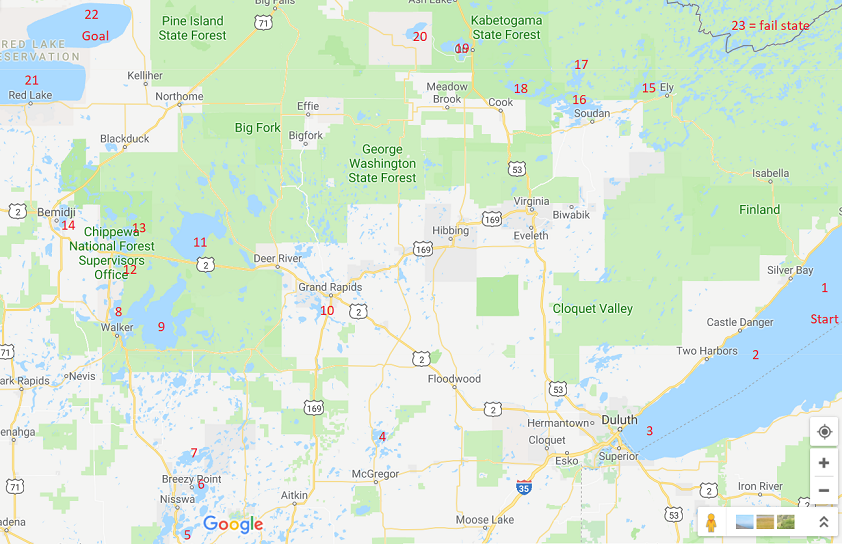
%> input picture FlyingFish2Map2.bmp, 842 x 544 px
$ octave FlyingFishChargeSimulator.m   (GNU Octave 9; MATLAB toolbox functions it lacks are replaced by stand-ins)
%> lines starting %> are read from the running program, lines starting %| are printed output that depends on the picture
### FlyingFishMatrix.m
%build the state pixel matrix for the flying fish case
function [number_of_Landing_Spots, state_Pixel, Image] = FlyingFishMatrix()
    number_of_Landing_Spots = 23;
    Image = imread('FlyingFish2Map2.bmp');
%> Image is the input picture: size 544x842x3 uint8; mean R, G, B 215.8, 234, 216.2
    state_Pixel(:,:) = ones(number_of_Landing_Spots, 2); %build matrix of pixel locations. column 1 is x and 2 is y
    state_Pixel(1,:) = [817, 292];
    state_Pixel(2,:) = [741, 354];
    state_Pixel(3,:) = [647, 445];
    state_Pixel(4,:) = [379, 436];
    state_Pixel(5,:) = [172, 529];
    state_Pixel(6,:) = [202, 488];
    state_Pixel(7,:) = [205, 452];
    state_Pixel(8,:) = [136, 313];
    state_Pixel(9,:) = [173, 323];
    state_Pixel(10,:) = [316, 300];
    state_Pixel(11,:) = [207, 223];
    state_Pixel(12,:) = [122, 259];
    state_Pixel(13,:) = [130, 227];
    state_Pixel(14,:) = [59, 218];
    state_Pixel(15,:) = [642, 86];
    state_Pixel(16,:) = [590, 114];
    state_Pixel(17,:) = [575, 69];
    state_Pixel(18,:) = [529, 87];
    state_Pixel(19,:) = [451, 43];
    state_Pixel(20,:) = [417, 30];
    state_Pixel(21,:) = [55, 81];
    state_Pixel(22,:) = [107, 15];
end

### FlyingFishChargeSimulator.m
clear all;

km = 120; %Set 1km as a specific number of pixels
avg_Flight_Distance_Full = 5; %mean flight distance and standard deviation in km
STD = 1;
OTW_distance = 0.3;
Rs = -0.04;
charge_Per_Hour = 10;
chSTD = 6;
%When creating the state matrix the goal state much be the second last
%state and the fail state must be the last state
[number_of_Landing_Spots, state_Pixel, Image] = FlyingFishMatrix();
%> number_of_Landing_Spots = 23; state_Pixel = 23 rows, first 12: [817 292; 741 354; 647 445; 379 436; 172 529; 202 488; 205 452; 136 313; 173 323; 316 300; 207 223; 122 259]
number_of_States = number_of_Landing_Spots *21; %This includes the possible charge state. Assumes will always charge to atleast 50% and rounds to the nearest incrememnt of 5%
%> number_of_States = 483

%create a matrix (V) of vectors conncecting each state and a matrix of
%vector distances.
V(:,:) = zeros(number_of_Landing_Spots, number_of_Landing_Spots);
dist(:,:) = zeros(number_of_Landing_Spots, number_of_Landing_Spots);
for i=1:1:number_of_Landing_Spots
    for j=1:1:number_of_Landing_Spots
        V(i,j) = sqrt((state_Pixel(i,1) - state_Pixel(j,1))^2 + (state_Pixel(i,2) - state_Pixel(j,2))^2);
        dist(i,j) = V(i,j)/km;
        Prob_Make_it(i,j) = prob_Drone_Distance(dist(i,j), avg_Flight_Distance_Full, STD);
     end
end
%> this loop made 23 passes
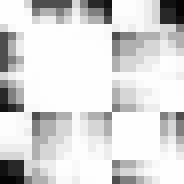
%> Prob_Make_it: size 23x23 double (shown 8 times larger); min 0.0227, max 1, mean 0.846
%> the run ends on the next line
V(number_of_Landing_Spots, :) = 0;
dist(number_of_Landing_Spots, :) = 0;
%The following loop will create a matrix of probabilities. This considers
%the probability based on distance and current charge. It also considers
%what charge state you start in and will finish in at each landing spot.
%This therefore will create a different state for each pair of landing
%spots and charge. Notice we differentiate position (physical placement)
%and state (position and charge state)
b = 1; %counter for take off state
for i=1:1:number_of_Landing_Spots %position we take off from
   charge = 0; %start with charge = 0 and increment by 5
    for l=1:1:21 %charge state per position
        a = 1; %counter for landing state.
        for j=1:1:number_of_Landing_Spots %position we land at
            final_Charge = 0; %start with final charge = 0 and increment by 5

            %this function will accept the average flight distance, the
            %distance we wish to travel, and the standard deviation of the
            %average flight distance. It returns a distribution of the of
            %probability we make the flight using a specific amount of
            %charge
            distribution(:) = prob_Charge(avg_Flight_Distance_Full, dist(i,j), STD);
